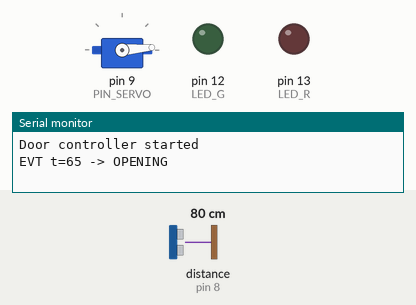
A sketch run on a simulated Arduino Uno, built with avr-gcc and run on an emulated ATmega328P. On the bench: servo, output pins drawn as LEDs (lit = HIGH), the last lines printed to the serial monitor. Wiring (inferred from the names in the program): ultrasonic range finder: trigger pin 7; echo pin 8. The test bench sets the inputs (shaded band); at power-on: distance to the obstacle (sensor on pin 8) 80 cm. The echo pulse lasts 58.3 µs per cm; pins used as bus, display or sensor lines are not drawn.

Above: at 0.26 s.
At 0.99 s:
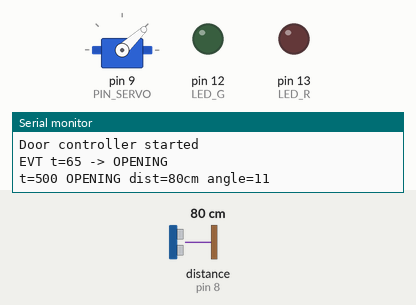
1.3 s: distance to the obstacle (sensor on pin 8) set to 2 cm
At 2.3 s:
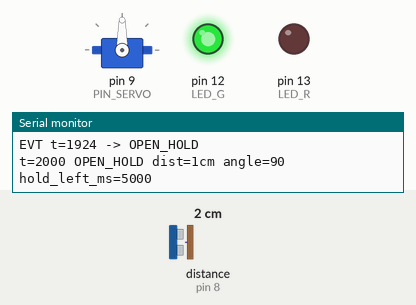
Timing chart, 0 to 4.3 s (numbered marks = the images above; inputs shaded):
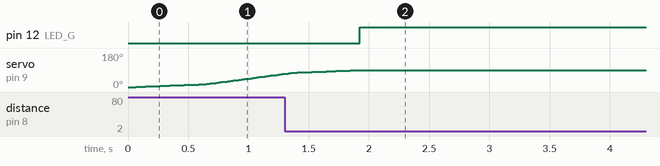

The sketch:

automatic_sliding_door.ino
```cpp
#include <Servo.h>
Servo door;

// ---------- Pins ----------
const uint8_t PIN_SERVO = 9;
const uint8_t PIN_TRIG  = 7;
const uint8_t PIN_ECHO  = 8;
const uint8_t LED_G     = 12;   // on while door is held open
const uint8_t LED_R     = 13;   // on when obstructed

// ---------- Parameters ----------
const int  CLOSED_ANGLE = 0;
const int  OPEN_ANGLE   = 90;
const long PRESENCE_CM  = 100;               // closer than this = person present
const unsigned long HOLD_MS = 5000;          // hold-open time
const unsigned long REOPEN_PAUSE_MS = 500;   // pause after obstruction

// ---------- States ----------
const uint8_t S_CLOSED = 0, S_OPENING = 1, S_OPEN_HOLD = 2,
              S_CLOSING = 3, S_OBSTRUCTED = 4;
const char* stateName[] = { "CLOSED", "OPENING", "OPEN_HOLD",
                            "CLOSING", "OBSTRUCTED" };
uint8_t state = S_CLOSED;

int angle = CLOSED_ANGLE;
int targetAngle = CLOSED_ANGLE;
long dist = 999;
unsigned long stateStart = 0, holdStart = 0;
unsigned long lastMove = 0, lastSense = 0, lastPrint = 0;

void setState(uint8_t s) {
  state = s;
  stateStart = millis();
  Serial.print(F("EVT t="));
  Serial.print(stateStart);
  Serial.print(F(" -> "));
  Serial.println(stateName[s]);
}

long readDistanceCm() {
  digitalWrite(PIN_TRIG, LOW);  delayMicroseconds(2);
  digitalWrite(PIN_TRIG, HIGH); delayMicroseconds(10);
  digitalWrite(PIN_TRIG, LOW);
  unsigned long us = pulseIn(PIN_ECHO, HIGH, 25000UL);
  if (us == 0) return 999;      // nothing in range
  return us / 58;
}

// Moves the servo 1 degree at a time. Slow near the ends (soft start/stop).
void moveServo() {
  if (angle == targetAngle) return;
  unsigned long interval = (angle < 15 || angle > 75) ? 40 : 12;
  if (millis() - lastMove >= interval) {
    lastMove = millis();
    if (angle < targetAngle) angle++; else angle--;
    door.write(angle);
  }
}

void runFSM() {
  bool present = (dist < PRESENCE_CM);
  unsigned long now = millis();

  switch (state) {
    case S_CLOSED:
      targetAngle = CLOSED_ANGLE;
      if (present) setState(S_OPENING);
      break;
    case S_OPENING:
      targetAngle = OPEN_ANGLE;
      if (angle == OPEN_ANGLE) { holdStart = now; setState(S_OPEN_HOLD); }
      break;
    case S_OPEN_HOLD:
      if (present) holdStart = now;                       // reset countdown
      else if (now - holdStart >= HOLD_MS) setState(S_CLOSING);
      break;
    case S_CLOSING:
      targetAngle = CLOSED_ANGLE;
      if (present) setState(S_OBSTRUCTED);                // obstruction!
      else if (angle == CLOSED_ANGLE) setState(S_CLOSED);
      break;
    case S_OBSTRUCTED:
      targetAngle = angle;                                // stop right here
      if (now - stateStart >= REOPEN_PAUSE_MS) setState(S_OPENING);
      break;
  }
  digitalWrite(LED_G, state == S_OPEN_HOLD);
  digitalWrite(LED_R, state == S_OBSTRUCTED);
}

void setup() {
  Serial.begin(9600);
  pinMode(PIN_TRIG, OUTPUT);
  pinMode(PIN_ECHO, INPUT);
  pinMode(LED_G, OUTPUT);
  pinMode(LED_R, OUTPUT);
  door.attach(PIN_SERVO);
  door.write(CLOSED_ANGLE);
  Serial.println(F("Door controller started"));
}

void loop() {
  if (millis() - lastSense >= 60) {          // read sensor every 60 ms
    lastSense = millis();
    dist = readDistanceCm();
  }
  runFSM();
  moveServo();

  if (millis() - lastPrint >= 500) {         // status line every 500 ms
    lastPrint = millis();
    Serial.print(F("t=")); Serial.print(millis());
    Serial.print(F(" ")); Serial.print(stateName[state]);
    Serial.print(F(" dist=")); Serial.print(dist);
    Serial.print(F("cm angle=")); Serial.print(angle);
    if (state == S_OPEN_HOLD) {
      long left = (long)HOLD_MS - (long)(millis() - holdStart);
      if (left < 0) left = 0;
      Serial.print(F(" hold_left_ms=")); Serial.print(left);
    }
    Serial.println();
  }
}
```
